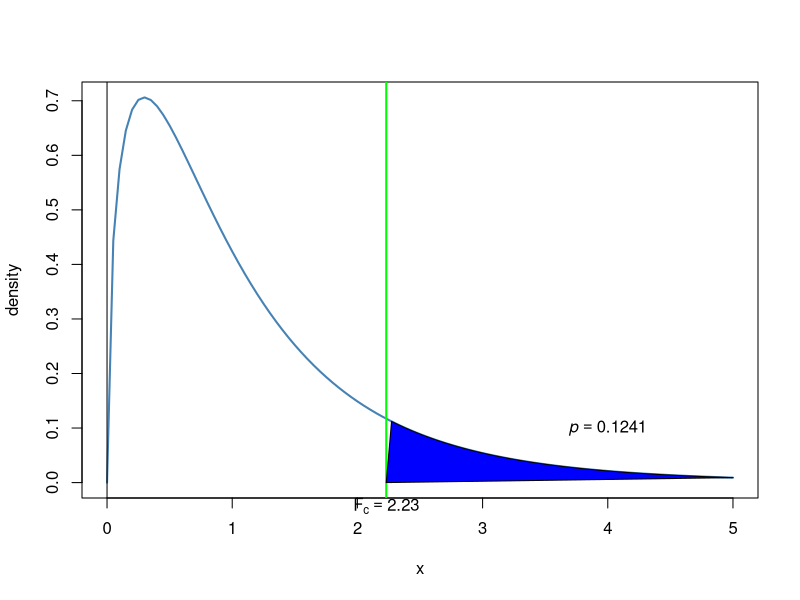

This figure's R source:
#page no : 523-525
v1<-c(2.17,1.85,2.83,1.69,3.33)
v2<-c(2.63,1.77,3.25,1.86,2.21)
v3<-c(2.63,3.78,4.00,2.55,2.45)
v4<-c(3.79,3.45,3.08,2.26,3.18)
v5<-c(v1,v2,v3,v4)
n<-c(length(v1),length(v2),length(v3),length(v4))
s<-c(sum(v1),sum(v2),sum(v3),sum(v4))
term1=0
term2=0
n_sum=0
n_count=length(n)
for(i in 1:n_count)
{
  term1=term1+(s[i]^2)/n[i]
  term2=term2+s[i]
  n_sum=n_sum+n[i]
}
ss_between=term1-((term2)^2/n_sum)
t_term1=0
t_term2=0
for(i in 1:length(v5))
{
t_term1=t_term1+v5[i]^2
t_term2=t_term2+v5[i]
}
s_total=t_term1-((t_term2)^2/n_sum)
ss_within=s_total-ss_between
df_between=n_count-1
df_within=n_sum-n_count
df=n_sum-1
ms_between=ss_between/df_between
ms_within=ss_within/df_within
f_stat=ms_between/ms_within
print(paste("ss_b= ",round(ss_between,0)))
print(paste("ss_w= ",round(ss_within,0)))
print(paste("ss_t= ",round(s_total,0)))
print(paste("ms_b= ",round(ms_between,0)))
print(paste("ms_w= ",round(ms_within,1)))
print(paste("f_stat= ",round(f_stat,2)))
alpha=0.01
df1=df_between
df2=df_within
p_value=round(pf(f_stat,df1=df1,df2=df2,lower.tail=FALSE),4)
print(paste("P(F>2.23) = ",round(p_value,4)))
if(alpha<=p_value)
{
  print("Accept H0")
}else
{
  print("Reject H0") 
}
x<-seq(0,5,length=100)
curve(df(x,df1=df1,df2=df2),from=0,to=5,
      ylab="density",
      lwd=2,
      col='steelblue')
y<-df(x,df1=df1,df2=df2)
abline(v=0)
abline(v=f_stat,lwd=2,col='green')
polygon(c(x[x>=f_stat],f_stat ),c(y[x>=f_stat],0),col="blue")
text(4,0.1,expression(italic(p) ==0.1241))
mtext((expression(F[c]==2.23)),side=1,at=f_stat,cex=1)
